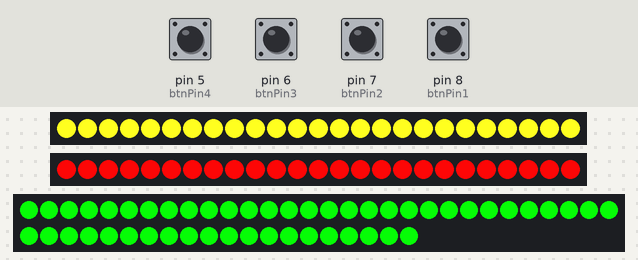
Recording of a sketch running on a simulated Arduino Uno, built with avr-gcc and run on an emulated ATmega328P. On the bench: 2 × 25 RGB LEDs in strip order, left to right, 50 RGB LEDs in strip order, left to right, continuing on the next row. The inputs (shaded band) are chosen by the test bench; at power-on: pin 5 (btnPin4), pin 6 (btnPin3), pin 7 (btnPin2), pin 8 (btnPin1) HIGH. Dim RGB values are drawn brighter than linear.

Above: at 1.2 s.
1.3 s: pin 7 (btnPin2) pulled LOW for 0.15 s
At 1.8 s:
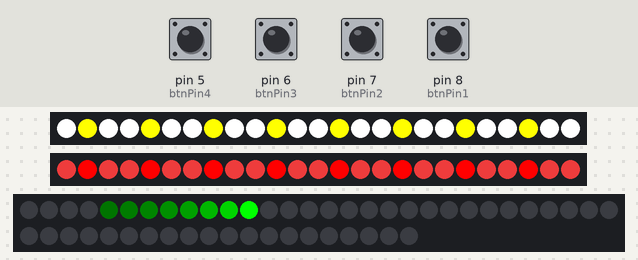
2.0 s: pin 5 (btnPin4) pulled LOW for 0.15 s
At 2.4 s:
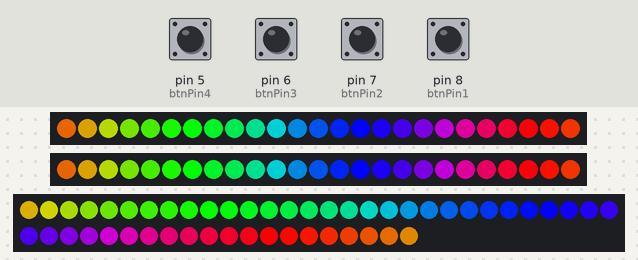
2.7 s: pin 8 (btnPin1) pulled LOW for 0.15 s
At 3.6 s:
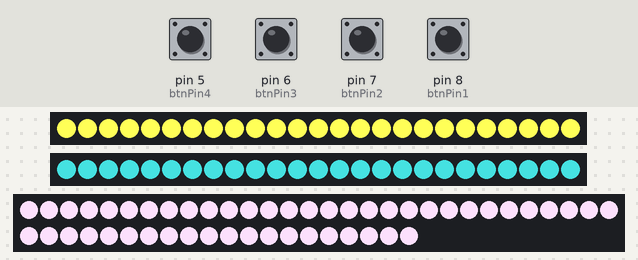
5.8 s: pin 5 (btnPin4) pulled LOW for 1 s
At 6.16 s:
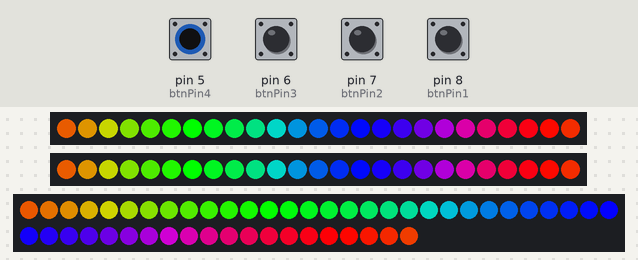
7.4 s: pin 6 (btnPin3) pulled LOW for 0.15 s
At 7.68 s:
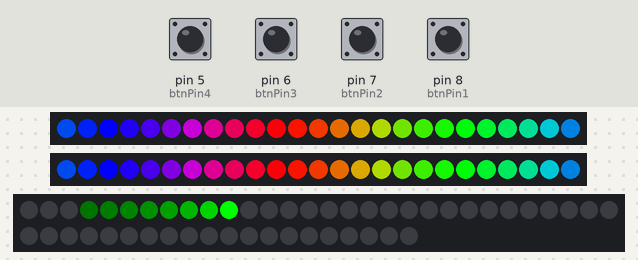
8.1 s: pin 8 (btnPin1) pulled LOW for 1 s
At 8.8 s:
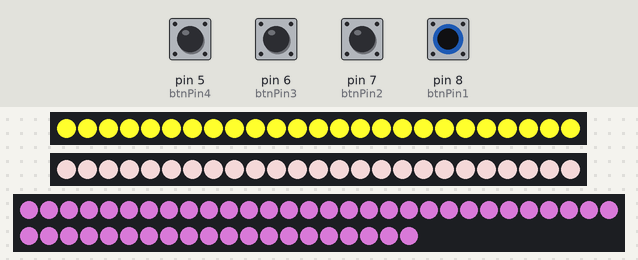
Timing chart, 0 to 11.1 s (numbered marks = the images above; inputs shaded):
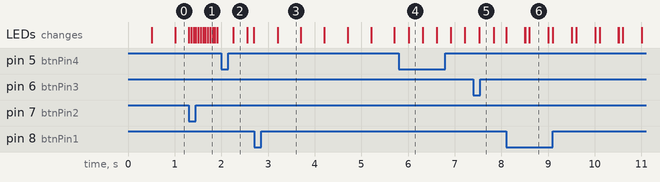

Measured:
- after the input at 1.3 s, the LEDs: first change at once (image 1 shows a later state)
- after the input at 2.0 s, the LEDs: change after 0.26 s (image 2)
- after the input at 2.7 s, the LEDs: change after 0.51 s (image 3)
- after the input at 5.8 s, the LEDs: change after 0.21 s (image 4)
- after the input at 7.4 s, the LEDs: change after 0.13 s (image 5)
- what the display in image 3 shows lasts 0.5 s, from 3.2 s to 3.7 s

The sketch:

DecaturXmasTree.ino
```cpp
#include <Adafruit_NeoPixel.h>

// Pattern types supported:
enum  pattern { NONE, RAINBOW_CYCLE, THEATER_CHASE, COLOR_WIPE, SCANNER, FADE };
// Patern directions supported:
enum  direction { FORWARD, REVERSE };

//***************FOR THE BUTTON****************************
int btnPin1 = 8;
int btnPin2 = 7;
int btnPin3 = 6;
int btnPin4 = 5;

int nowState;
int reading;
int prevState = LOW;
int mode = 0;

long prevTime = 0;
long debounce = 200;

//************************************************************

// NeoPattern Class - derived from the Adafruit_NeoPixel class
class NeoPatterns : public Adafruit_NeoPixel
{
    public:

    // Member Variables:
    pattern  ActivePattern;  // which pattern is running
    direction Direction;     // direction to run the pattern

    unsigned long Interval;   // milliseconds between updates
    unsigned long lastUpdate; // last update of position

    uint32_t Color1, Color2;  // What colors are in use
    uint16_t TotalSteps;  // total number of steps in the pattern
    uint16_t Index;  // current step within the pattern

    void (*OnComplete)();  // Callback on completion of pattern

    // Constructor - calls base-class constructor to initialize strip
    NeoPatterns(uint16_t pixels, uint8_t pin, uint8_t type, void (*callback)())
    :Adafruit_NeoPixel(pixels, pin, type)
    {
        OnComplete = callback;
    }

    // Update the pattern
    void Update()
    {
        if((millis() - lastUpdate) > Interval) // time to update
        {
            lastUpdate = millis();
            switch(ActivePattern)
            {
                case RAINBOW_CYCLE:
                    RainbowCycleUpdate();
                    break;
                case THEATER_CHASE:
                    TheaterChaseUpdate();
                    break;
                case COLOR_WIPE:
                    ColorWipeUpdate();
                    break;
                case SCANNER:
                    ScannerUpdate();
                    break;
                case FADE:
                    FadeUpdate();
                    break;
                default:
                    break;
            }
        }
    }

    // Increment the Index and reset at the end
    void Increment()
    {
        if (Direction == FORWARD)
        {
           Index++;
           if (Index >= TotalSteps)
            {
                Index = 0;
                if (OnComplete != NULL)
                {
                    OnComplete(); // call the comlpetion callback
                }
            }
        }
        else // Direction == REVERSE
        {
            --Index;
            if (Index <= 0)
            {
                Index = TotalSteps-1;
                if (OnComplete != NULL)
                {
                    OnComplete(); // call the comlpetion callback
                }
            }
        }
    }

    // Reverse pattern direction
    void Reverse()
    {
        if (Direction == FORWARD)
        {
            Direction = REVERSE;
            Index = TotalSteps-1;
        }
        else
        {
            Direction = FORWARD;
            Index = 0;
        }
    }

    // Initialize for a RainbowCycle
    void RainbowCycle(uint8_t interval, direction dir = FORWARD)
    {
        ActivePattern = RAINBOW_CYCLE;
        Interval = interval;
        TotalSteps = 255;
        Index = 0;
        Direction = dir;
    }

    // Update the Rainbow Cycle Pattern
    void RainbowCycleUpdate()
    {
        for(int i=0; i< numPixels(); i++)
        {
            setPixelColor(i, Wheel(((i * 256 / numPixels()) + Index) & 255));
        }
        show();
        Increment();
    }

    // Initialize for a Theater Chase
    void TheaterChase(uint32_t color1, uint32_t color2, uint8_t interval, direction dir = FORWARD)
    {
        ActivePattern = THEATER_CHASE;
        Interval = interval;
        TotalSteps = numPixels();
        Color1 = color1;
        Color2 = color2;
        Index = 0;
        Direction = dir;
   }

    // Update the Theater Chase Pattern
    void TheaterChaseUpdate()
    {
        for(int i=0; i< numPixels(); i++)
        {
            if ((i + Index) % 3 == 0)
            {
                setPixelColor(i, Color1);
            }
            else
            {
                setPixelColor(i, Color2);
            }
        }
        show();
        Increment();
    }

    // Initialize for a ColorWipe
    void ColorWipe(uint32_t color, uint8_t interval, direction dir = FORWARD)
    {
        ActivePattern = COLOR_WIPE;
        Interval = interval;
        TotalSteps = numPixels();
        Color1 = color;
        Index = 0;
        Direction = dir;
    }

    // Update the Color Wipe Pattern
    void ColorWipeUpdate()
    {
        setPixelColor(Index, Color1);
        show();
        Increment();
    }

    // Initialize for a SCANNNER
    void Scanner(uint32_t color1, uint8_t interval)
    {
        ActivePattern = SCANNER;
        Interval = interval;
        TotalSteps = (numPixels() - 1) * 2;
        Color1 = color1;
        Index = 0;
    }

    // Update the Scanner Pattern
    void ScannerUpdate()
    {
        for (int i = 0; i < numPixels(); i++)
        {
            if (i == Index)  // Scan Pixel to the right
            {
                 setPixelColor(i, Color1);
            }
            else if (i == TotalSteps - Index) // Scan Pixel to the left
            {
                 setPixelColor(i, Color1);
            }
            else // Fading tail
            {
                 setPixelColor(i, DimColor(getPixelColor(i)));
            }
        }
        show();
        Increment();
    }

    // Initialize for a Fade
    void Fade(uint32_t color1, uint32_t color2, uint16_t steps, uint8_t interval, direction dir = FORWARD)
    {
        ActivePattern = FADE;
        Interval = interval;
        TotalSteps = steps;
        Color1 = color1;
        Color2 = color2;
        Index = 0;
        Direction = dir;
    }

    // Update the Fade Pattern
    void FadeUpdate()
    {
        // Calculate linear interpolation between Color1 and Color2
        // Optimise order of operations to minimize truncation error
        uint8_t red = ((Red(Color1) * (TotalSteps - Index)) + (Red(Color2) * Index)) / TotalSteps;
        uint8_t green = ((Green(Color1) * (TotalSteps - Index)) + (Green(Color2) * Index)) / TotalSteps;
        uint8_t blue = ((Blue(Color1) * (TotalSteps - Index)) + (Blue(Color2) * Index)) / TotalSteps;

        ColorSet(Color(red, green, blue));
        show();
        Increment();
    }

    // Calculate 50% dimmed version of a color (used by ScannerUpdate)
    uint32_t DimColor(uint32_t color)
    {
        // Shift R, G and B components one bit to the right
        uint32_t dimColor = Color(Red(color) >> 1, Green(color) >> 1, Blue(color) >> 1);
        return dimColor;
    }

    // Set all pixels to a color (synchronously)
    void ColorSet(uint32_t color)
    {
        for (int i = 0; i < numPixels(); i++)
        {
            setPixelColor(i, color);
        }
        show();
    }

    // Returns the Red component of a 32-bit color
    uint8_t Red(uint32_t color)
    {
        return (color >> 16) & 0xFF;
    }

    // Returns the Green component of a 32-bit color
    uint8_t Green(uint32_t color)
    {
        return (color >> 8) & 0xFF;
    }

    // Returns the Blue component of a 32-bit color
    uint8_t Blue(uint32_t color)
    {
        return color & 0xFF;
    }

    // Input a value 0 to 255 to get a color value.
    // The colours are a transition r - g - b - back to r.
    uint32_t Wheel(byte WheelPos)
    {
        WheelPos = 255 - WheelPos;
        if(WheelPos < 85)
        {
            return Color(255 - WheelPos * 3, 0, WheelPos * 3);
        }
        else if(WheelPos < 170)
        {
            WheelPos -= 85;
            return Color(0, WheelPos * 3, 255 - WheelPos * 3);
        }
        else
        {
            WheelPos -= 170;
            return Color(WheelPos * 3, 255 - WheelPos * 3, 0);
        }
    }
};

void Stick1Complete();
void Stick2Complete();
void Stick3Complete();

// Define some NeoPatterns for the two rings and the stick
//  as well as some completion routines
NeoPatterns Stick1(25, 10, NEO_GRB + NEO_KHZ800, &Stick1Complete);
NeoPatterns Stick2(25, 11, NEO_GRB + NEO_KHZ800, &Stick2Complete);
NeoPatterns Stick3(50, 12, NEO_GRB + NEO_KHZ800, &Stick3Complete);


// Initialize everything and prepare to start
void setup()
{
  Serial.begin(115200);

 // assign all the button pins to INPUT_PULLUP
   pinMode(8, INPUT_PULLUP);
   pinMode(7, INPUT_PULLUP);
   pinMode(6, INPUT_PULLUP);
   pinMode(5, INPUT_PULLUP);


    // Initialize all the pixelStrips
    Stick1.begin();
    Stick2.begin();
    Stick3.begin();


    Stick1.Fade(Stick1.Color(255,255,0),Stick1.Color(255,255,255), 8, 500);
    Stick2.Fade(Stick2.Color(255,0,0),Stick2.Color(200,50,50), 8, 500);
    Stick3.Fade(Stick3.Color(0,255,0),Stick3.Color(50,200,50), 8, 500);

}

// Main loop
void loop()
{
    // Update the rings.
    Stick1.Update();
    Stick2.Update();
    Stick3.Update();


    //reading = digitalRead(btnPin1);
    // Switch patterns on a button press:
    int reading1 = digitalRead(btnPin1);
    int reading2 = digitalRead(btnPin2);
    int reading3 = digitalRead(btnPin3);
    int reading4 = digitalRead(btnPin4);
    if (reading1 == 0) // Button #1 pressed
      {
        if((millis() - prevTime) > debounce)
        {
          prevTime = millis ();
          mode = 0;
        }
      }

     if (reading2 == 0) // Button #2 pressed
      {
        if((millis() - prevTime) > debounce)
        {
          prevTime = millis ();
          mode = 1;
        }
      }

     if (reading3 == 0) // Button #3 pressed
      {
        if((millis() - prevTime) > debounce)
        {
          prevTime = millis ();
          mode = 2;
        }
      }

      if (reading4 == 0) // Button #4 pressed
      {
        if((millis() - prevTime) > debounce)
        {
          prevTime = millis ();
          mode = 3;
        }
      }
      if (mode > 3) mode=0;

      switch(mode)
      {
        case 0: // stick with initialized patterns
                //Stick1.Fade(Stick1.Color(0,255,0),Stick1.Color(255,255,255), 8, 500);
                Stick1.ActivePattern = FADE;
                Stick1.Color1 = (Stick1.Color(255,255,0));
                Stick1.Color2 = (Stick1.Color(255,255,255));
                Stick1.TotalSteps = 8;
                Stick1.Interval = 500;

                //Stick2.Fade(Stick2.Color(255,0,0),Stick2.Color(200,50,50), 8, 500);
                Stick2.ActivePattern = FADE;
                Stick2.Color1 = (Stick2.Color(255,0,0));
                Stick2.Color2 = (Stick2.Color(200,50,50));
                Stick2.TotalSteps = 8;
                Stick2.Interval = 500;

                //Stick3.Fade(Stick3.Color(0,255,0),Stick3.Color(50,200,50), 8, 500);
                Stick3.ActivePattern = FADE;
                Stick3.Color1 = (Stick3.Color(0,255,0));
                Stick3.Color2 = (Stick3.Color(50,200,50));
                Stick3.TotalSteps = 8;
                Stick3.Interval = 500;
                break;

        case 1: // switch to active patterns
                // set Stick one to theater chase
                Stick1.ActivePattern = THEATER_CHASE;
                Stick1.Interval = 500;

                //  on Stick2 - change to theaterChase
                Stick2.ActivePattern = THEATER_CHASE;
                Stick2.Interval = 500;

                // Set stick3 to  - Scanner
                Stick3.ActivePattern = SCANNER;
                Stick3.Interval = 50;
                Stick3.TotalSteps = 98;
                break;

        case 2: // Speed up active patterns
                // set Stick one to theater chase
                Stick1.ActivePattern = THEATER_CHASE;
                Stick1.Interval = 200;

                //  on Stick2 - change to theaterChase
                Stick2.ActivePattern = THEATER_CHASE;
                Stick2.Interval = 200;

                // Set stick3 to  - Scanner
                Stick3.ActivePattern = SCANNER;
                Stick3.Interval = 10;
                Stick3.TotalSteps = 98;
                break;

        case 3: // switch to rainbow cylce
                Stick1.ActivePattern = RAINBOW_CYCLE;
                Stick1.TotalSteps = 255;
                Stick1.Interval = 10;

                Stick2.ActivePattern = RAINBOW_CYCLE;
                Stick2.TotalSteps = 255;
                Stick2.Interval= 10;

                Stick3.ActivePattern = RAINBOW_CYCLE;
                Stick3.TotalSteps = 255;
                Stick3.Interval= 10;
                break;

        default: //restore to initialized patterns
                //Stick1.Fade(Stick1.Color(0,255,0),Stick1.Color(255,255,255), 8, 500);
                Stick1.ActivePattern = FADE;
                Stick1.Color1 = (Stick1.Color(255,255,0));
                Stick1.Color2 = (Stick1.Color(255,255,255));
                Stick1.TotalSteps = 8;
                Stick1.Interval = 500;

                //Stick2.Fade(Stick2.Color(255,0,0),Stick2.Color(200,50,50), 8, 500);
                Stick2.ActivePattern = FADE;
                Stick2.Color1 = (Stick2.Color(255,0,0));
                Stick2.Color2 = (Stick2.Color(200,50,50));
                Stick2.TotalSteps = 8;
                Stick2.Interval = 500;

                //Stick3.Fade(Stick3.Color(0,255,0),Stick3.Color(50,200,50), 8, 500);
                Stick3.ActivePattern = FADE;
                Stick3.Color1 = (Stick3.Color(0,255,0));
                Stick3.Color2 = (Stick3.Color(50,200,50));
                Stick3.TotalSteps = 8;
                Stick3.Interval = 500;
                break;
      }
}
//


//------------------------------------------------------------
//Completion Routines - get called on completion of a pattern
//------------------------------------------------------------

// Stick1 Completion Callback
void Stick1Complete()
{

}

// Stick2 Completion Callback
void Stick2Complete()
{

}

// Stick3 Completion Callback
void Stick3Complete()
{


}
```
